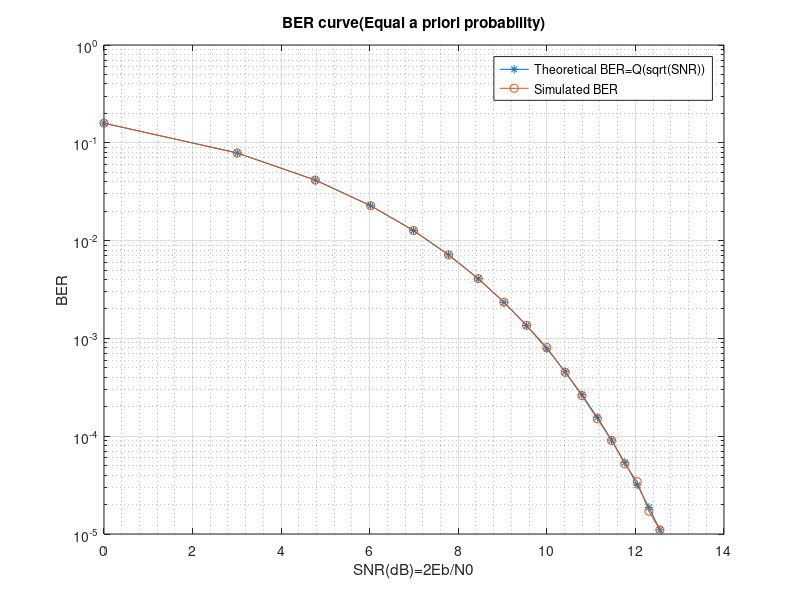

Recreate this plot in MATLAB.
clear
bits_num=10^6;      % The number of bits
input=rand(1,bits_num);     
Eb=10;      % Bit energy = 10W
T=1;        % Bit duration = 1s;
P0=1/2;     % P[m0]=1/2, P[m1]=1-P[m0]=1/2
S0=(2*Eb*T)^(1/2);       % Bit=0
S1=-(2*Eb*T)^(1/2);      % Bit=1
in_bits(input<P0)=S0;    % Bits sequence ( Transmitted signal )
in_bits(input>=P0)=S1;   
SNR=1:25;           
noise_pow=2*Eb*T./SNR;      % SNR = 2*Eb*T / noise power
ML_threshold=(S0+S1)/2;     % Decision threshold (ML)

BER=[];
for j=1:size(noise_pow,2)  
    error=0;
    for k=1:10
        w=(noise_pow(j))^(1/2)*randn(1,bits_num);    % w's pdf
        r=in_bits+w;        % r:Received signal
        out_bits(r>ML_threshold)=1;     % r>threshold, output bits=0
        out_bits(r<=ML_threshold)=-1;   % r<threshold, output bits=1
        error=error+size(out_bits(out_bits*(2*Eb*T)^(1/2)~=in_bits),2);
    end
    BER(j)=error/(bits_num*10);
end
    

theoretical_BER=qfunc((SNR).^(1/2));  % Theoretical BER
%approx_BER1=exp(-(SNR)/2)./(sqrt(2*pi*SNR));    %approximate BER1
%approx_BER2=(1/2)*exp(-(SNR)/2);                %approximate BER2
%semilogy(10*log10(SNR),approx_BER1,'g',10*log10(SNR),approx_BER2,'y','LineWidth',1.3);
%hold on
semilogy(10*log10(SNR),theoretical_BER,'-*',10*log10(SNR),BER,'-o');
%hold off
%legend('approximate1','approximate2','theoretical','simulated');
legend('Theoretical BER=Q(sqrt(SNR))','Simulated BER');
title('BER curve(Equal a priori probability)');
xlabel('SNR(dB)=2Eb/N0');ylabel('BER');
ylim([10^-5 1]);
grid minor
grid on
